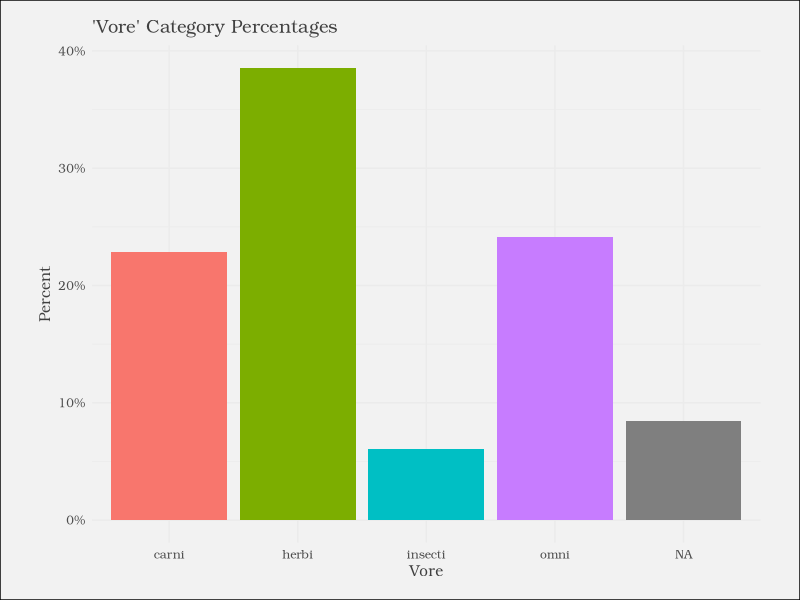
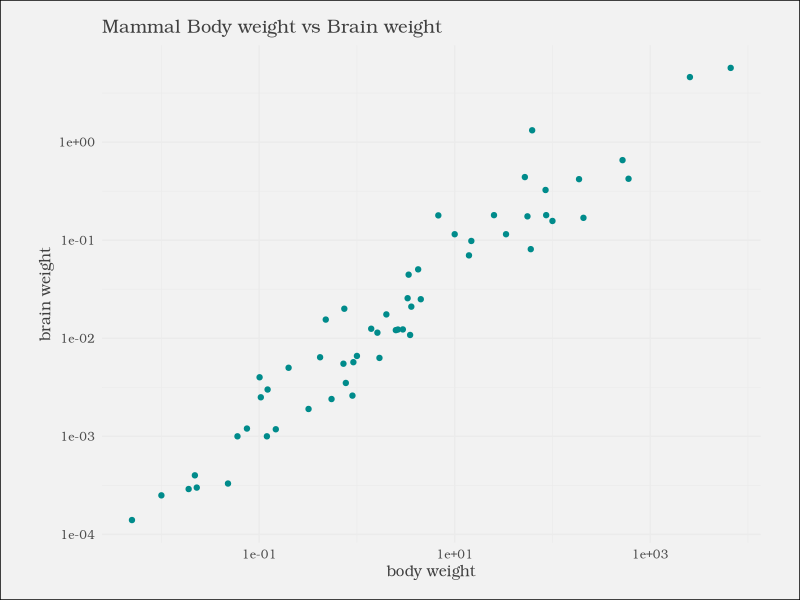

The R source for these figures, in order:
## ---- chunk 1
knitr::opts_chunk$set(echo = TRUE)
## ---- chunk 2
library(dplyr)
library(ggplot2)

# Functions
# Theme for plot
cool_theme <- function() {
  theme_minimal() +
  theme(
    text = element_text(family = "Bookman", color = "gray25"),
    plot.subtitle = element_text(size = 12),
    plot.caption = element_text(color = "gray30"),
    plot.background = element_rect(fill = "gray95"),
    plot.margin = unit(c(5, 10, 5, 10), units = "mm")
  )
}
## ---- chunk 3
ggplot(msleep, aes(x = vore, y = percent, fill = vore)) +
  geom_bar(aes(y=(after_stat(count))/sum(after_stat(count))), show.legend = FALSE) +
  scale_y_continuous(labels = scales::percent) +
  cool_theme() +
  labs(title = "'Vore' Category Percentages",
       x = "Vore",
       y = "Percent")
## ---- chunk 4
msleep %>%
  filter(vore == "omni") %>%
  summarize(mean(sleep_total))
## ---- chunk 5
ggplot(msleep, aes(x = bodywt, y = brainwt)) +
  geom_point(na.rm = TRUE, color = "darkcyan") +
  scale_x_log10() +
  scale_y_log10() +
  cool_theme() +
  labs(title = "Mammal Body weight vs Brain weight",
       x = "body weight",
       y = "brain weight")
## ---- chunk 6
cor(log10(msleep$bodywt),msleep$brainwt,use = "complete.obs")
## ---- chunk 7
mean_tsleep <- mean(msleep$sleep_total)
sd_tsleep <- sd(msleep$sleep_total)
msleep$z_score <- (abs(mean_tsleep - msleep$sleep_total) / sd_tsleep)

msleep %>%
  group_by(name) %>%
  filter(z_score > 1.5) %>%
  summarize(name, sleep_total)

